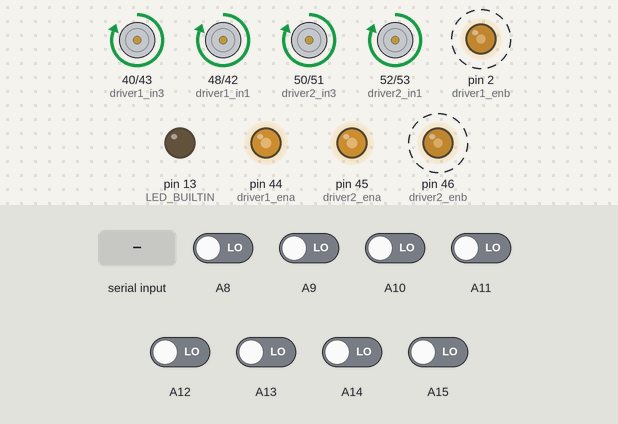
Simulated run of this sketch. Board: Arduino Mega 2560, built with avr-gcc and run on an emulated ATmega2560. Shown: motor-driver pin pairs drawn as motors (green arrow = first pin HIGH = forward, orange = second pin HIGH = backward, longer = more drive), output pins drawn as LEDs (lit = HIGH). Dashed ring = blinking. The inputs (shaded band) are chosen by the test bench; at power-on: A8–15 LOW.

Above: at 13.0 s.
13.1 s: A10 driven HIGH
At 13.6 s:
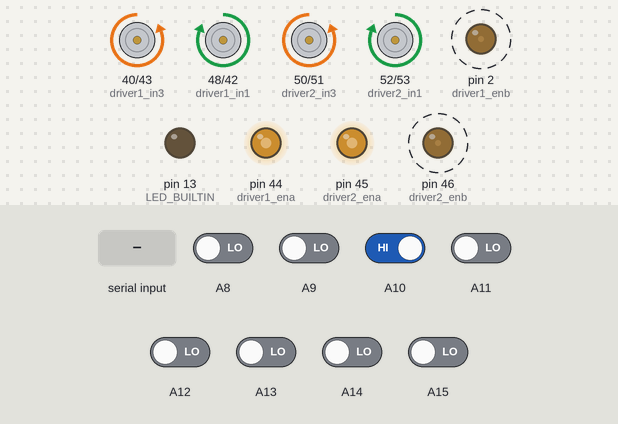
16.1 s: A8 driven HIGH
At 16.86 s:
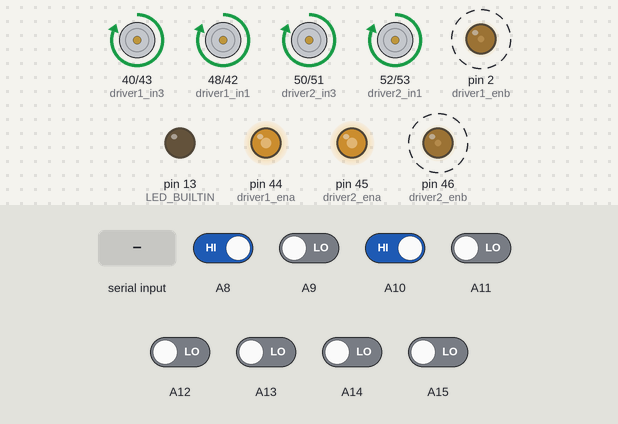
19.1 s: A14 driven HIGH
At 19.6 s:
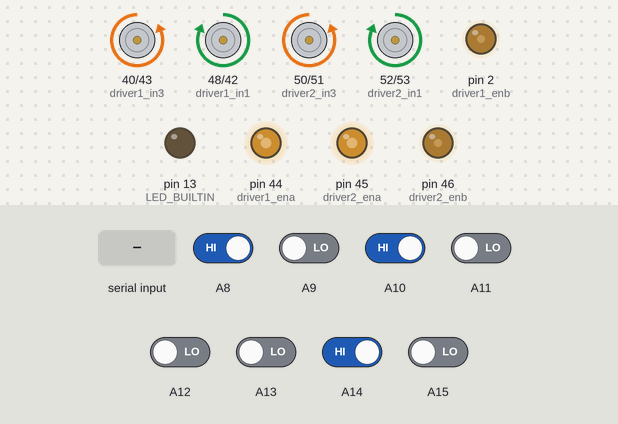
20.6 s: A15 driven HIGH
At 21.8 s:
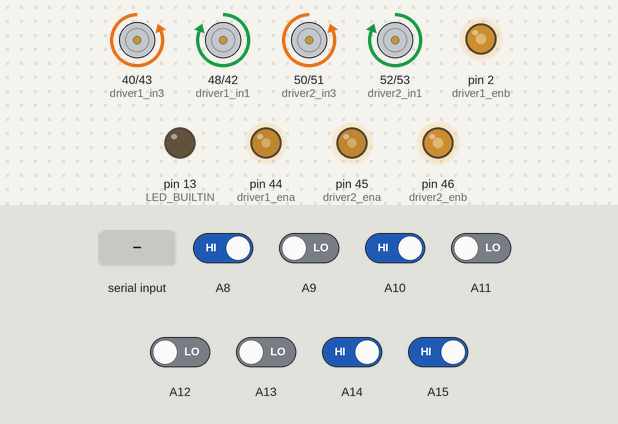
22.1 s: "R" received over the second serial link
At 23.1 s:
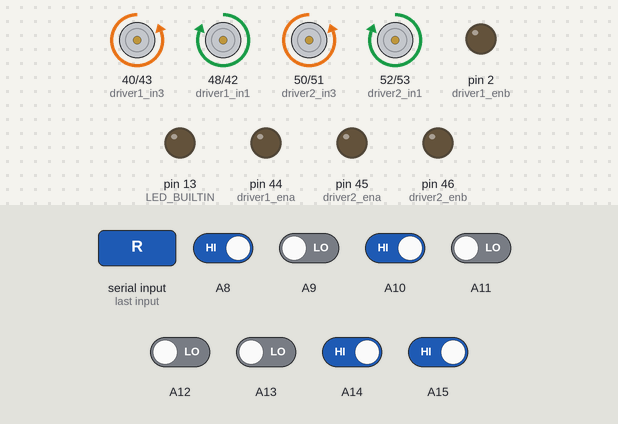
23.6 s: "M" received over the second serial link
At 24.3 s:
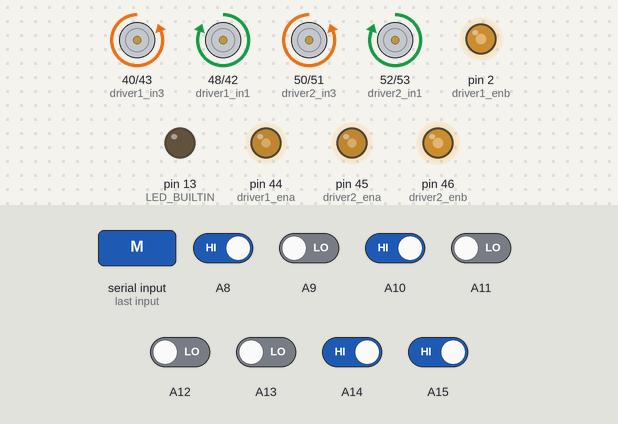
Timing chart, 0 to 26.1 s (numbered marks = the images above; inputs shaded):
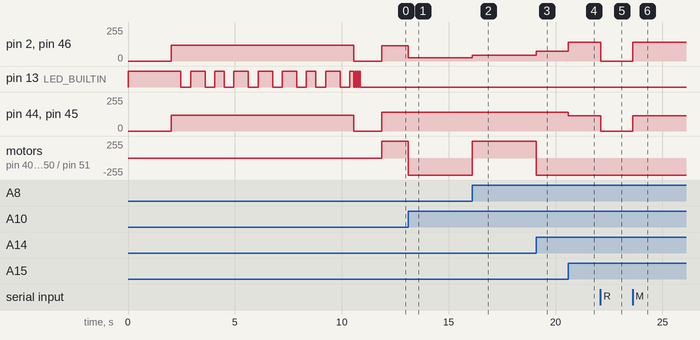

The sketch:

WorkingCar.ino
```cpp
# include <Arduino.h>
# include <QTRSensors.h>
# include <SoftwareSerial.h>
int ok = 0;
// Pin Definitions - Motor Driver 1
const int driver1_ena = 44;  // Left Front Motor
const int driver1_in1 = 48;
const int driver1_in2 = 42;
const int driver1_in3 = 40;  // Right Front Motor
const int driver1_in4 = 43;
const int driver1_enb = 2;
// Pin Definitions - Motor Driver 2
const int driver2_ena = 45;  // Left Back Motor
const int driver2_in1 = 52;
const int driver2_in2 = 53;
const int driver2_in3 = 50;  // Right Back Motor
const int driver2_in4 = 51;
const int driver2_enb = 46;
const int emitterPin = 38;  // Enable the IR sensor
// Define Bluetooth module
SoftwareSerial BTSerial(19, 18);
// Speed Settings
const int BASE_SPEED = 130;
const int MAX_SPEED = 140;  //120
const int BACK_SPEED = 120;
const int OUTER_SENSOR_DELAY = 1300;
const int LINE_THRESHOLD = 700;  //700
static unsigned long lastTurnDelayTime = 0;  // Track time for delay
static bool isDelaying = false;             // Track if delay is active
bool isOnCenterline = false;               // Track center alignment
int P;
int I;
int D;
float  Kp = 0.07;
float Ki = 0.00001;
float Kd = 0;
int lastError = 0;
// Bluetooth Mode Handling
bool lineFollowingMode = true;  // Start in Line Following Mode
QTRSensors qtr;
const  uint8_t SensorCount = 8;
uint16_t sensorValues[SensorCount];

void calibrateSensors() {
  pinMode(LED_BUILTIN, OUTPUT);
  digitalWrite(LED_BUILTIN, HIGH);

  const int calibrationSpeed = 120;
  const int calibrationCycles = 2;
  const int samplesPerDirection = 25;

  delay(2000);

  for (int cycle = 0; cycle < calibrationCycles; cycle++) {
    for (int i = 0; i < samplesPerDirection; i++) {
      qtr.calibrate();
      setMotorSpeeds(calibrationSpeed, -calibrationSpeed);
      digitalWrite(LED_BUILTIN, i % 20 < 10);
      delay(20);
    }

    for (int i = 0; i < samplesPerDirection * 1.8; i++) {
      qtr.calibrate();
      setMotorSpeeds(-calibrationSpeed, calibrationSpeed);
      digitalWrite(LED_BUILTIN, i % 20 < 10);
      delay(20);
    }

    for (int i = 0; i < samplesPerDirection; i++) {
      qtr.calibrate();
      setMotorSpeeds(calibrationSpeed, -calibrationSpeed);
      digitalWrite(LED_BUILTIN, i % 20 < 10);
      delay(20);
    }
  }

  setMotorSpeeds(0, 0);

  for (int i = 0; i < 6; i++) {
    digitalWrite(LED_BUILTIN, i % 2);
    delay(50);
  }
  digitalWrite(LED_BUILTIN, LOW);

  delay(1000);
}
void setup()  {

  Serial1.begin(9600);
  qtr.setTypeRC();
  qtr.setSensorPins((const  uint8_t[]){A8, A9, A10, A11, A12, A13, A14, A15}, SensorCount);
  qtr.setEmitterPin(emitterPin);
  calibrateSensors();
  pinMode(driver1_ena, OUTPUT);
  pinMode(driver1_in1, OUTPUT);
  pinMode(driver1_in2, OUTPUT);
  pinMode(driver1_in3, OUTPUT);
  pinMode(driver1_in4, OUTPUT);
  pinMode(driver1_enb, OUTPUT);
  pinMode(driver2_ena, OUTPUT);
  pinMode(driver2_in1, OUTPUT);
  pinMode(driver2_in2, OUTPUT);
  pinMode(driver2_in3, OUTPUT);
  pinMode(driver2_in4, OUTPUT);
  pinMode(driver2_enb, OUTPUT);
  setMotorSpeeds(0, 0);
}
bool isStopSign() {
  int darkCount = 0;
  for (uint8_t i = 0; i < SensorCount; i++) {
    if (sensorValues[i] > LINE_THRESHOLD) {
      darkCount++;
    }
  }
  return darkCount >= 7;
}
bool isAllWhite() {
  int whiteCount = 0;
  for (uint8_t i = 0; i < SensorCount; i++) {
    whiteCount += (sensorValues[i] < LINE_THRESHOLD);
    if (whiteCount >= 6)  // Changed from < to >
      return true;
  }
  return false;
}
void checkForPause() {
  if (isStopSign()) {  // Check if the stop sign is detected
    unsigned long startTime = millis();
    while (millis() - startTime < 95) {  // Monitor for 200 ms
    qtr.readLineBlack(sensorValues);
      if (isAllWhite()) {  // If all sensors detect white
        setMotorSpeeds(-60, -60);
        delay(50);
        setMotorSpeeds(0,0);
        delay(5000);  // Pause for 2 seconds
        return;
      }

    }
    if (isStopSign()){
        while (!isAllWhite()) {
        setMotorSpeeds(BASE_SPEED, BASE_SPEED);           // Move forward at moderate speed
        qtr.readLineBlack(sensorValues);  // Keep reading sensors
      }
      delay(60);
      setMotorSpeeds(-255, -200);
      delay(70);
      setMotorSpeeds(0, 0);
      // Stop when all white is detected
      ok = 1;
      digitalWrite(LED_BUILTIN, HIGH);

    }
  }
}
void loop() {
    handleBluetoothCommands();
    if(lineFollowingMode)
    {
      if(ok == 1)
      {
        setMotorSpeeds(0,0);
        delay(10000);
      }
      checkForPause();
      PID_control();
    }
    else
    {
      handleRemoteControl();
    }
}
void PID_control() {
  uint16_t positionLine = qtr.readLineBlack(sensorValues);
  // Track center alignment
bool isOnCenterline = false;
// Check the outermost sensors for black detection
bool leftOuterSensorBlack = sensorValues[0] > 700;  // Leftmost sensor detects black
bool rightOuterSensorBlack = sensorValues[7] > 700; // Rightmost sensor detects black
// Determine if the car is on the centerline (Modify based on your center sensors)
bool centerLeftBlack = sensorValues[3] > 700;
bool centerRightBlack = sensorValues[4] > 700;
bool carOnCenterline = centerLeftBlack && centerRightBlack;
// If the car is on the centerline, update the flag
if (carOnCenterline) {
    isOnCenterline = true;
}
// **Trigger Delay & Turn Direction Based on Sensor Detection**
if (isOnCenterline && (leftOuterSensorBlack || rightOuterSensorBlack) && !isDelaying) {
    isDelaying = true;
    lastTurnDelayTime = millis();
    isOnCenterline = false;  // Reset flag until realigned
    // Decide turn direction
    if (leftOuterSensorBlack) {
        Serial1.println("Turning Right (Delay)");
    } else if (rightOuterSensorBlack) {
        Serial1.println("Turning Left (Delay)");
    }
}
// **During Delay: Apply Turning Logic**
if (isDelaying) {
    if (millis() - lastTurnDelayTime < OUTER_SENSOR_DELAY) {
        // Execute turn while delaying
        if (leftOuterSensorBlack && !rightOuterSensorBlack) {
            //Serial1.println("Turning right");
            setMotorSpeeds(BASE_SPEED, BASE_SPEED);
            delay(100);
            setMotorSpeeds(BACK_SPEED, -BACK_SPEED);  // Turn right
        } else if (rightOuterSensorBlack && !leftOuterSensorBlack) {
            setMotorSpeeds(BASE_SPEED, BASE_SPEED);
            delay(100);
            setMotorSpeeds(-BACK_SPEED, BASE_SPEED);  // Turn left
        }
        return;  // Maintain delay
        }
        else
        {
            isDelaying = false;
        }
}
// **Retrigger When Car Returns to Centerline**
if (!isDelaying && !carOnCenterline) {
    isOnCenterline = true; // Reset the flag to allow delay on next turn
}
  int error = 3500 - positionLine;
  P = error;
  I = error + I;
  D  = error - lastError;
  lastError = error;
  int motorSpeedChange = P*Kp  + I*Ki + D*Kd;
  int leftSpeed = BASE_SPEED + motorSpeedChange;
  int rightSpeed  = BASE_SPEED - motorSpeedChange;
  if (leftSpeed > MAX_SPEED) {
    leftSpeed =  MAX_SPEED;
  }
  if (rightSpeed > MAX_SPEED) {
    rightSpeed = MAX_SPEED;
  }
  if  (leftSpeed < -BACK_SPEED) {
    leftSpeed = -BACK_SPEED;
  }
  if (rightSpeed < -BACK_SPEED)  {
    rightSpeed = -BACK_SPEED;
  }
  setMotorSpeeds(leftSpeed, rightSpeed);
}
void setMotorSpeeds(int leftSpeed, int rightSpeed) {
  // Left motors direction
  if (leftSpeed >= 0) {
    digitalWrite(driver1_in1, HIGH);
    digitalWrite(driver1_in2, LOW);
    digitalWrite(driver2_in1, HIGH);
    digitalWrite(driver2_in2, LOW);
  } else {
    digitalWrite(driver1_in1, LOW);
    digitalWrite(driver1_in2, HIGH);
    digitalWrite(driver2_in1, LOW);
    digitalWrite(driver2_in2, HIGH);
    leftSpeed = -leftSpeed;
  }
  // Right motors direction
  if (rightSpeed >= 0) {
    digitalWrite(driver1_in3, LOW);
    digitalWrite(driver1_in4, HIGH);
    digitalWrite(driver2_in3, LOW);
    digitalWrite(driver2_in4, HIGH);
  } else {
    digitalWrite(driver1_in3, HIGH);
    digitalWrite(driver1_in4, LOW);
    digitalWrite(driver2_in3, HIGH);
    digitalWrite(driver2_in4, LOW);
    rightSpeed = -rightSpeed;
  }
  analogWrite(driver1_ena, leftSpeed);
  analogWrite(driver2_ena, leftSpeed);
  analogWrite(driver1_enb, rightSpeed);
  analogWrite(driver2_enb, rightSpeed);
}
void handleBluetoothCommands() {
  if (Serial1.available()) {
    char command = Serial1.read();
    //Serial.print("Command received: ");
    //Serial.println(command);
    switch (command) {
      case 'M':  // Switch to Line Following Mode
        lineFollowingMode = true;
        Serial1.println("Switched to Line Following Mode");
        break;
      case 'R':  // Switch to Remote Control Mode
        lineFollowingMode = false;
        setMotorSpeeds(0, 0);
        Serial1.println("Switched to Remote Control Mode");
        handleRemoteControl();
        break;
      case 'V':  // Switch to Remote Control Mode
        int ok = 0;
        setMotorSpeeds(0, 0);
        Serial1.println("Reset the stop");
        //handleRemoteControl();
        break;
      default:
        Serial1.println("Invalid Command for Mode Switch");
        break;
    }
  }
}
void handleRemoteControl() {
  if (Serial1.available()) {  // Check for Bluetooth commands
    char command = Serial1.read();
    //Serial.print("Command received: ");
    //Serial.println(command);
    switch (command) {
      case 'F':  // Forward
        setMotorSpeeds(100, 100);
        //Serial.println("Moving Forward");
        break;
      case 'B':  // Backward
        setMotorSpeeds(-100, -100);
        //Serial.println("Moving Backward");
        break;
      case 'L':  // Left
        setMotorSpeeds(-120, 120);
        //Serial.println("Turning Left");
        break;
      case 'R':  // Right
        setMotorSpeeds(120, -120);
        //Serial.println("Turning Right");
        break;
      case 'S':  // Stop
        setMotorSpeeds(0, 0);
        //Serial.println("Stopped");
        break;
      default:
        //Serial.println("Unknown Command");
        break;
    }
  }
}
```

Measured:
- after the input at 13.1 s, pin 2 (driver1_enb), pin 46 (driver2_enb): alternates 26/255 for 0.06 s and 25/255 for 0.06 s, starting at once; motor on pin 40 (driver1_in3) / pin 43 (driver1_in4), motor on pin 50 (driver2_in3) / pin 51 (driver2_in4): forward 255/255 → backward 255/255 at once
- after the input at 16.1 s, pin 2 (driver1_enb), pin 46 (driver2_enb): alternates 45/255 for 0.04 s and 44/255 for 0.04 s, starting at once; motor on pin 40 (driver1_in3) / pin 43 (driver1_in4), motor on pin 50 (driver2_in3) / pin 51 (driver2_in4): backward 255/255 → forward 255/255 at once
- after the input at 19.1 s, motor on pin 40 (driver1_in3) / pin 43 (driver1_in4), motor on pin 50 (driver2_in3) / pin 51 (driver2_in4): forward 255/255 → backward 255/255 at once
- after the input at 20.6 s, pin 2 (driver1_enb), pin 46 (driver2_enb): 72/255 → 140/255 at once; pin 44 (driver1_ena), pin 45 (driver2_ena): 140/255 → 113/255 at once
- after the input at 22.1 s, pin 2 (driver1_enb), pin 46 (driver2_enb): 140/255 → 0/255 at once; pin 44 (driver1_ena), pin 45 (driver2_ena): 113/255 → 0/255 at once
- after the input at 23.6 s, pin 2 (driver1_enb), pin 46 (driver2_enb): 0/255 → 140/255 at once; pin 44 (driver1_ena), pin 45 (driver2_ena): 0/255 → 113/255 at once
- by itself, pin 2 (driver1_enb), pin 46 (driver2_enb): repeats every 0.05 s: 115/255 0.02 s, 114/255 0.02 s
